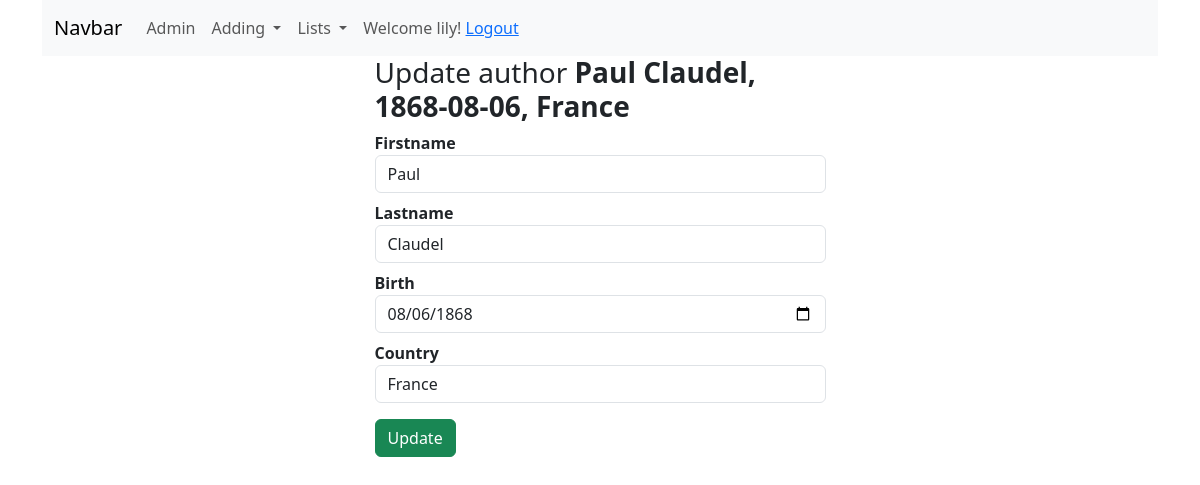
The page /booksapp/author_update/2 (signed in) on the database its author committed.
### booksapp/models.py (models this page shows)
class Author(models.Model):
    firstname = models.CharField(max_length=25, validators=[MinLengthValidator(2)])
    lastname = models.CharField(max_length=25, validators=[MinLengthValidator(2)])
    birth = models.DateField(null=True, blank=True)
    country = models.ForeignKey(Country, on_delete=models.SET_NULL, null=True)
    class Meta:
        ordering = ['lastname', 'firstname']
    def fullname(self):
        return f'{self.firstname} {self.lastname}'
    def __str__(self):
        return f'{self.fullname()}, {self.birth}, {self.country}'

class Country(models.Model):
    country = models.CharField(max_length=50, validators=[MinLengthValidator(3)])
    class Meta:
        verbose_name_plural = 'countries'
    def __str__(self):
        return self.country

### booksapp/views.py (the view, shortened to what this page needs)
# urls.py: path('author_update/<int:pk>', views.AuthorUpdateView.as_view(), name='author_update'),
class AuthorUpdateView(WriterRequiredMixin, UpdateView):
    template_name = 'booksapp/author_form_update.html'
    model = Author
    form_class = AuthorCreateForm
    success_url = reverse_lazy('booksapp:author_list')

### booksapp/forms.py
class AuthorCreateForm(forms.ModelForm):
    def __init__(self, *args, **kwargs):
        super().__init__(*args, **kwargs)
        for visible in self.visible_fields():
            visible.field.widget.attrs['class'] = 'form-control mb-2'
            visible.field.widget.attrs['placeholder'] = visible.field.label
        self.fields['firstname'].widget.attrs['autofocus'] = True
        self.fields['birth'].widget = forms.widgets.DateInput(attrs={'type': 'date', 'class': 'form-control mb-2'})
    class Meta:
        model = Author
        fields = '__all__'

### booksapp/views.py (called while the page is built)
    def test_func(self):
        return self.request.user.groups.filter(name='Writer').exists()

### booksapp/templates/booksapp/author_form_update.html (shortened to what this page needs)
{% extends 'base.html' %}
{% block content %}
    <div class="row">
        <div class="col-5 mx-auto">
            <h3>Update author <span class="fw-bold">{{ author }}</span></h3>
            <form method="post" class="form">
                {% for field in form %}
                    <div class="form-field">
                        <label for="{{ field.id_for_label }}" class="fw-bold">{{ field.label }}</label>
                        {{ field }}
                    </div>
                {% endfor %}
                <input type="submit" value="Update" class="btn btn-success mt-2">
            </form>
        </div>
    </div>
{% endblock %}

### templates/menu.html (shortened to what this page needs)
<nav class="navbar navbar-expand-lg bg-body-tertiary">
  <div class="container-fluid">
    <a class="navbar-brand" href="{% url 'booksapp:index' %}">Navbar</a>
    <div class="collapse navbar-collapse" id="navbarNavDropdown">
      <ul class="navbar-nav">
        <li class="nav-item">
          <a class="nav-link" href="/admin">Admin</a>
        </li>
      {% if user.is_authenticated %}
        <li class="nav-item dropdown">
          <a class="nav-link dropdown-toggle" href="#" role="button" data-bs-toggle="dropdown" aria-expanded="false">
            Adding
          </a>
      {% endif %}
        </li>
          <li class="nav-item dropdown">
          <a class="nav-link dropdown-toggle" href="#" role="button" data-bs-toggle="dropdown" aria-expanded="false">
            Lists
          </a>
        </li>
           {% if user.is_authenticated %}
        <span class="nav-link">Welcome {{ user.username }}! <a href="{% url 'logout' %}">Logout</a></span>
        {% else %}
        <span class="nav-link">Welcome guest! <a href="{% url 'login' %}">Login</a></span>
    {% endif %}
      </ul>
    </div>
  </div>
</nav>

### rows shown on the page
Author: firstname+lastname+birth "Paul Claudel, 1868-08-06, France", form "Paul" "Claudel" "08/06/1868"
Country: form "France"

### other values the page prints
{{ user.username }} "lily"
{{ field.label }} "Firstname" "Lastname" "Birth" "Country"
